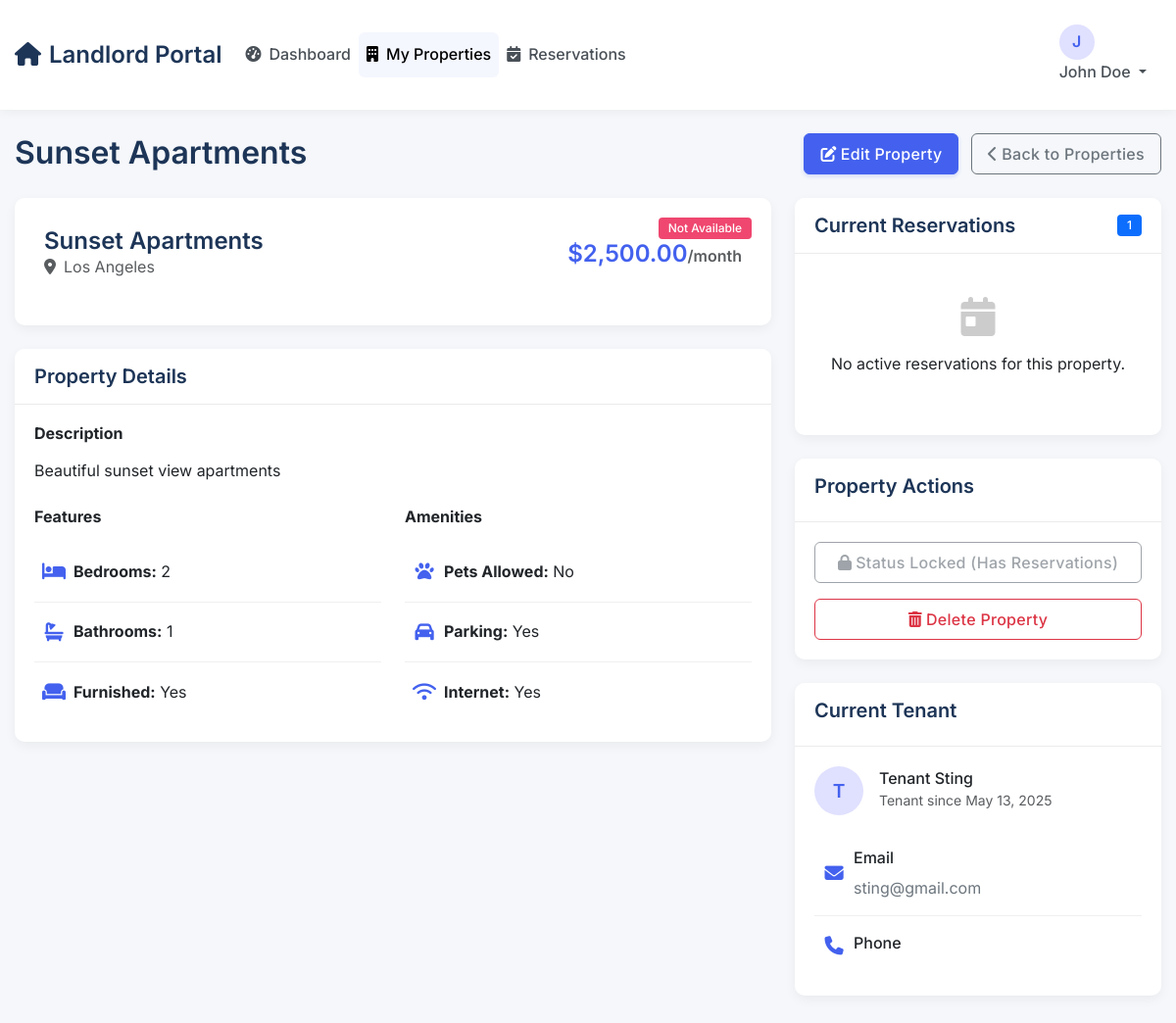
Page /LANDLORD/view_apartment.php?id=1 (signed in) on the committed database.
### tables this page shows
CREATE TABLE `apartments` (
  `id` int(11) NOT NULL,
  `name` varchar(255) NOT NULL,
  `location` varchar(255) NOT NULL,
  `price` decimal(10,2) NOT NULL,
  `available` tinyint(1) DEFAULT 1,
  `owner_id` int(11) DEFAULT NULL,
  `tenant_id` int(11) DEFAULT NULL,
  `description` text DEFAULT NULL,
  `bedrooms` int(11) DEFAULT 1,
  `bathrooms` int(11) DEFAULT 1,
  `furnished` tinyint(1) DEFAULT 0,
  `pets_allowed` tinyint(1) DEFAULT 0,
  `parking` tinyint(1) DEFAULT 0,
  `internet` tinyint(1) DEFAULT 0,
  `created_at` timestamp NOT NULL DEFAULT current_timestamp(),
  `updated_at` timestamp NULL DEFAULT NULL ON UPDATE current_timestamp(),
  `image_url` varchar(255) DEFAULT NULL
);

CREATE TABLE `users` (
  `id` int(11) NOT NULL,
  `name` varchar(50) NOT NULL,
  `lastname` varchar(50) NOT NULL,
  `email` varchar(100) NOT NULL,
  `password` varchar(255) NOT NULL,
  `role` enum('tenant','landlord') NOT NULL DEFAULT 'tenant',
  `phone` varchar(20) DEFAULT NULL,
  `created_at` timestamp NOT NULL DEFAULT current_timestamp()
);

### LANDLORD/view_apartment.php (the view, shortened to what this page needs)
<?php
require_once('../includes/db_connection.php');
$user_id = $_SESSION['user_id'];
$user_fullname = htmlspecialchars(ucwords(strtolower($_SESSION['name'] . " " . $_SESSION['lastname'])));
$apartment_id = $_GET['id'];
$apartment_sql = "SELECT a.*,
                 (SELECT COUNT(*) FROM reservations r WHERE r.apartment_id = a.id AND r.status = 'reserved') as reservation_count
                 FROM apartments a
                 WHERE a.id = ? AND a.owner_id = ?";
$apartment_stmt = $conn->prepare($apartment_sql);
$apartment_stmt->bind_param("ii", $apartment_id, $user_id);
$apartment_stmt->execute();
$apartment_result = $apartment_stmt->get_result();
$apartment = $apartment_result->fetch_assoc();
$tenant = null;
if (!$apartment['available'] && $apartment['tenant_id']) {
    $tenant_sql = "SELECT name, lastname, email, phone, created_at FROM users WHERE id = ?";
    $tenant_stmt = $conn->prepare($tenant_sql);
    $tenant_stmt->bind_param("i", $apartment['tenant_id']);
    $tenant_stmt->execute();
    $tenant = $tenant_stmt->get_result()->fetch_assoc();
}
$reservations_sql = "SELECT r.*, u.name, u.lastname, u.email, u.phone
                    FROM reservations r
                    JOIN users u ON r.user_id = u.id
                    WHERE r.apartment_id = ? AND r.status = 'reserved'
                    ORDER BY r.start_date";
$reservations_stmt = $conn->prepare($reservations_sql);
$reservations_stmt->bind_param("i", $apartment_id);
$reservations_stmt->execute();
$reservations_result = $reservations_stmt->get_result();
?>
<!DOCTYPE html>
<html lang="en">
<head>
    <link href="https://cdn.jsdelivr.net/npm/bootstrap@5.3.0/dist/css/bootstrap.min.css" rel="stylesheet">
    <link rel="stylesheet" href="https://cdnjs.cloudflare.com/ajax/libs/font-awesome/6.4.0/css/all.min.css">
</head>
<body>
    <nav class="navbar navbar-expand-lg custom-navbar">
        <div class="container">
            <a class="navbar-brand" href="#">
                <i class="fas fa-home me-2"></i>Landlord Portal
            </a>
            <div class="collapse navbar-collapse" id="navbarNav">
                <ul class="navbar-nav me-auto">
                    <li class="nav-item">
                        <a class="nav-link" href="dashboard.php">
                            <i class="fas fa-tachometer-alt me-2"></i>Dashboard
                        </a>
                    </li>
                    <li class="nav-item">
                        <a class="nav-link active" href="manage_apartments.php">
                            <i class="fas fa-building me-2"></i>My Properties
                        </a>
                    </li>
                    <li class="nav-item">
                        <a class="nav-link" href="manage_reservations.php">
                            <i class="fas fa-calendar-check me-2"></i>Reservations
                        </a>
                    </li>
                </ul>
                <div class="dropdown user-dropdown">
                    <a class="nav-link dropdown-toggle" href="#" role="button" data-bs-toggle="dropdown">
                        <div class="user-avatar">
                            <?php echo substr($_SESSION['name'], 0, 1); ?>
                        </div>
                        <span class="d-none d-sm-inline"><?php echo $user_fullname; ?></span>
                    </a>
                </div>
            </div>
        </div>
    </nav>
    <div class="container py-4">
        <div class="row mb-4">
            <div class="col-12">
                <div class="d-flex align-items-center justify-content-between">
                    <h2 class="mb-0"><?php echo htmlspecialchars($apartment['name']); ?></h2>
                    <div>
                        <a href="edit_apartment.php?id=<?php echo $apartment_id; ?>" class="btn btn-primary me-2">
                            <i class="fas fa-edit me-1"></i>Edit Property
                        </a>
                        <a href="manage_apartments.php" class="btn btn-outline-secondary">
                            <i class="fas fa-chevron-left me-1"></i>Back to Properties
                        </a>
                    </div>
                </div>
            </div>
        </div>
        <div class="row">
            <div class="col-lg-8">
                <div class="card mb-4">
                    <div class="card-body property-header">
                        <div class="d-flex justify-content-between align-items-center mb-3">
                            <div>
                                <h4 class="mb-0"><?php echo htmlspecialchars($apartment['name']); ?></h4>
                                <p class="text-muted mb-0"><i class="fas fa-map-marker-alt me-2"></i><?php echo htmlspecialchars($apartment['location']); ?></p>
                            </div>
                            <div class="property-price text-end">
                                $<?php echo number_format($apartment['price'], 2); ?><span class="text-muted fs-6">/month</span>
                            </div>
                        </div>
                        <?php if ($apartment['available']): ?>
                            <span class="badge bg-success property-badge">Available</span>
                        <?php else: ?>
                            <span class="badge bg-danger property-badge">Not Available</span>
                        <?php endif; ?>
                    </div>
                </div>
                <div class="card mb-4">
                    <div class="card-header">
                        <h5 class="mb-0">Property Details</h5>
                    </div>
                    <div class="card-body">
                        <?php if (!empty($apartment['description'])): ?>
                            <div class="mb-4">
                                <h6 class="fw-bold mb-3">Description</h6>
                                <p><?php echo nl2br(htmlspecialchars($apartment['description'])); ?></p>
                            </div>
                        <?php endif; ?>
                        <div class="row g-4">
                            <div class="col-md-6">
                                <h6 class="fw-bold mb-3">Features</h6>
                                <div class="detail-item">
                                    <div class="detail-icon"><i class="fas fa-bed"></i></div>
                                    <div class="detail-content">
                                        <strong>Bedrooms:</strong> <?php echo $apartment['bedrooms']; ?>
                                    </div>
                                </div>
                                <div class="detail-item">
                                    <div class="detail-icon"><i class="fas fa-bath"></i></div>
                                    <div class="detail-content">
                                        <strong>Bathrooms:</strong> <?php echo $apartment['bathrooms']; ?>
                                    </div>
                                </div>
                                <div class="detail-item">
                                    <div class="detail-icon"><i class="fas fa-couch"></i></div>
                                    <div class="detail-content">
                                        <strong>Furnished:</strong> <?php echo $apartment['furnished'] ? 'Yes' : 'No'; ?>
                                    </div>
                                </div>
                            </div>
                            <div class="col-md-6">
                                <h6 class="fw-bold mb-3">Amenities</h6>
                                <div class="detail-item">
                                    <div class="detail-icon"><i class="fas fa-paw"></i></div>
                                    <div class="detail-content">
                                        <strong>Pets Allowed:</strong> <?php echo $apartment['pets_allowed'] ? 'Yes' : 'No'; ?>
                                    </div>
                                </div>
                                <div class="detail-item">
                                    <div class="detail-icon"><i class="fas fa-car"></i></div>
                                    <div class="detail-content">
                                        <strong>Parking:</strong> <?php echo $apartment['parking'] ? 'Yes' : 'No'; ?>
                                    </div>
                                </div>
                                <div class="detail-item">
                                    <div class="detail-icon"><i class="fas fa-wifi"></i></div>
                                    <div class="detail-content">
                                        <strong>Internet:</strong> <?php echo $apartment['internet'] ? 'Yes' : 'No'; ?>
                                    </div>
                                </div>
                            </div>
                        </div>
                    </div>
                </div>
            </div>
            <div class="col-lg-4">
                <div class="card">
                    <div class="card-header d-flex justify-content-between align-items-center">
                        <h5 class="mb-0">Current Reservations</h5>
                        <span class="badge bg-primary"><?php echo $apartment['reservation_count']; ?></span>
                    </div>
                    <div class="card-body">
                        <?php if ($reservations_result->num_rows > 0): ?>
                            <?php while($reservation = $reservations_result->fetch_assoc()): ?>
                                <div class="card reservation-card mb-3">
                                    <div class="card-body">
                                        <h6><?php echo htmlspecialchars($reservation['name'] . ' ' . $reservation['lastname']); ?></h6>
                                        <div class="small text-muted mb-2">
                                            <i class="fas fa-envelope me-1"></i> <?php echo htmlspecialchars($reservation['email']); ?><br>
                                            <i class="fas fa-phone me-1"></i> <?php echo htmlspecialchars($reservation['phone']); ?>
                                        </div>
                                        <div class="d-flex justify-content-between align-items-center">
                                            <div>
                                                <div><i class="fas fa-calendar-check me-1"></i> <?php echo date('M j, Y', strtotime($reservation['start_date'])); ?></div>
                                                <div><i class="fas fa-calendar-times me-1"></i> <?php echo date('M j, Y', strtotime($reservation['end_date'])); ?></div>
                                            </div>
                                            <a href="manage_reservations.php?id=<?php echo $reservation['id']; ?>" class="btn btn-sm btn-outline-primary">
                                                <i class="fas fa-info-circle"></i>
                                            </a>
                                        </div>
                                    </div>
                                </div>
                            <?php endwhile; ?>
                        <?php else: ?>
                            <div class="text-center py-4">
                                <i class="fas fa-calendar-day mb-3" style="font-size: 2.5rem; color: #ccc;"></i>
                                <p>No active reservations for this property.</p>
                            </div>
                        <?php endif; ?>
                    </div>
                </div>
                <div class="card mt-4">
                    <div class="card-header">
                        <h5>Property Actions</h5>
                    </div>
                    <div class="card-body">
                        <div class="d-grid gap-2">
                            <?php if ($apartment['reservation_count'] == 0): ?>
                                <form method="POST" action="manage_apartments.php">
                                    <input type="hidden" name="apartment_id" value="<?php echo $apartment['id']; ?>">
                                    <button type="submit" name="toggle_availability" class="btn btn-outline-primary w-100 mb-2">
                                        <i class="fas <?php echo $apartment['available'] ? 'fa-toggle-on' : 'fa-toggle-off'; ?> me-1"></i>
                                        <?php echo $apartment['available'] ? 'Mark as Unavailable' : 'Mark as Available'; ?>
                                    </button>
                                </form>
                            <?php else: ?>
                                <button type="button" class="btn btn-outline-secondary w-100 mb-2" disabled title="Cannot change availability while there are active reservations">
                                    <i class="fas fa-lock me-1"></i>Status Locked (Has Reservations)
                                </button>
                            <?php endif; ?>
                            <a href="delete_apartment.php?id=<?php echo $apartment['id']; ?>" class="btn btn-outline-danger w-100"
                               onclick="return confirm('Are you sure you want to delete this property? This action cannot be undone.')">
                                <i class="fas fa-trash-alt me-1"></i>Delete Property
                            </a>
                        </div>
                    </div>
                </div>
                <?php if (!$apartment['available'] && $tenant): ?>
                <div class="card mt-4">
                    <div class="card-header">
                        <h5>Current Tenant</h5>
                    </div>
                    <div class="card-body">
                        <div class="d-flex align-items-center mb-3">
                            <div class="user-avatar me-3" style="width: 50px; height: 50px; font-size: 1.2rem;">
                                <?php echo substr($tenant['name'], 0, 1); ?>
                            </div>
                            <div>
                                <h6 class="mb-0"><?php echo htmlspecialchars($tenant['name'] . ' ' . $tenant['lastname']); ?></h6>
                                <small class="text-muted">Tenant since <?php echo date('M j, Y', strtotime($tenant['created_at'])); ?></small>
                            </div>
                        </div>
                        <div class="detail-item">
                            <div class="detail-icon">
                                <i class="fas fa-envelope"></i>
                            </div>
                            <div class="detail-content">
                                <div class="detail-label">Email</div>
                                <div class="detail-value"><?php echo htmlspecialchars($tenant['email']); ?></div>
                            </div>
                        </div>
                        <div class="detail-item">
                            <div class="detail-icon">
                                <i class="fas fa-phone"></i>
                            </div>
                            <div class="detail-content">
                                <div class="detail-label">Phone</div>
                            </div>
                        </div>
                    </div>
                </div>
                <?php endif; ?>
            </div>
        </div>
    </div>
</body>
</html>

### rows in the picture
apartments: name "Sunset Apartments", location "Los Angeles", price "2,500.00", description "Beautiful sunset view apartments", bedrooms "2", bathrooms "1"
users: name "T", name+lastname "Tenant Sting", created_at "May 13, 2025", email "sting@gmail.com"

### other values in the picture
substr($_SESSION['name'], 0, 1) "J"
$user_fullname "John Doe"
$apartment['reservation_count'] "1"
